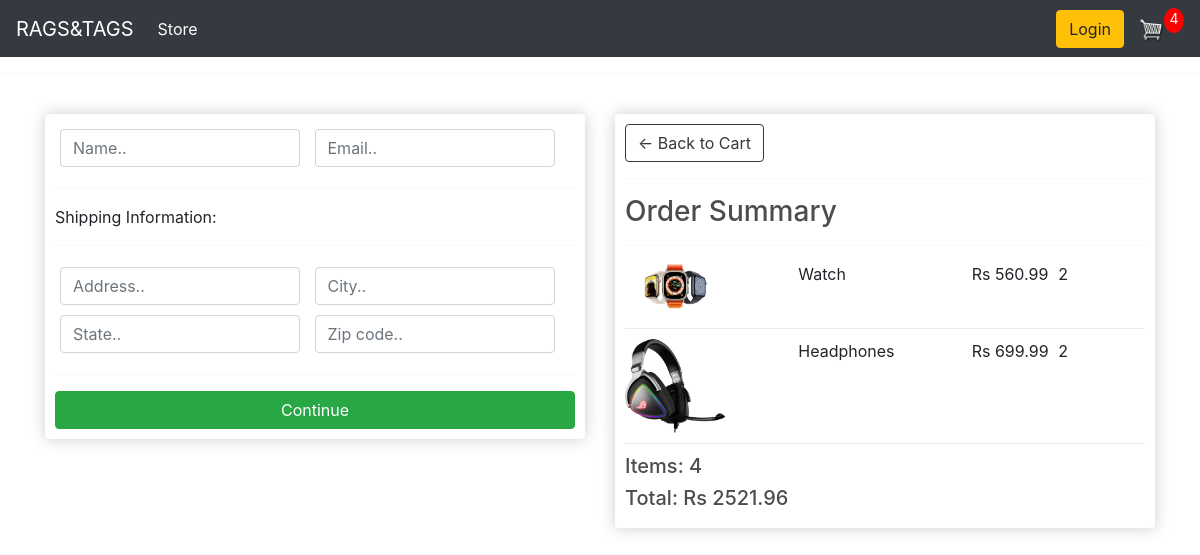
The app's page /checkout (signed in), older data.
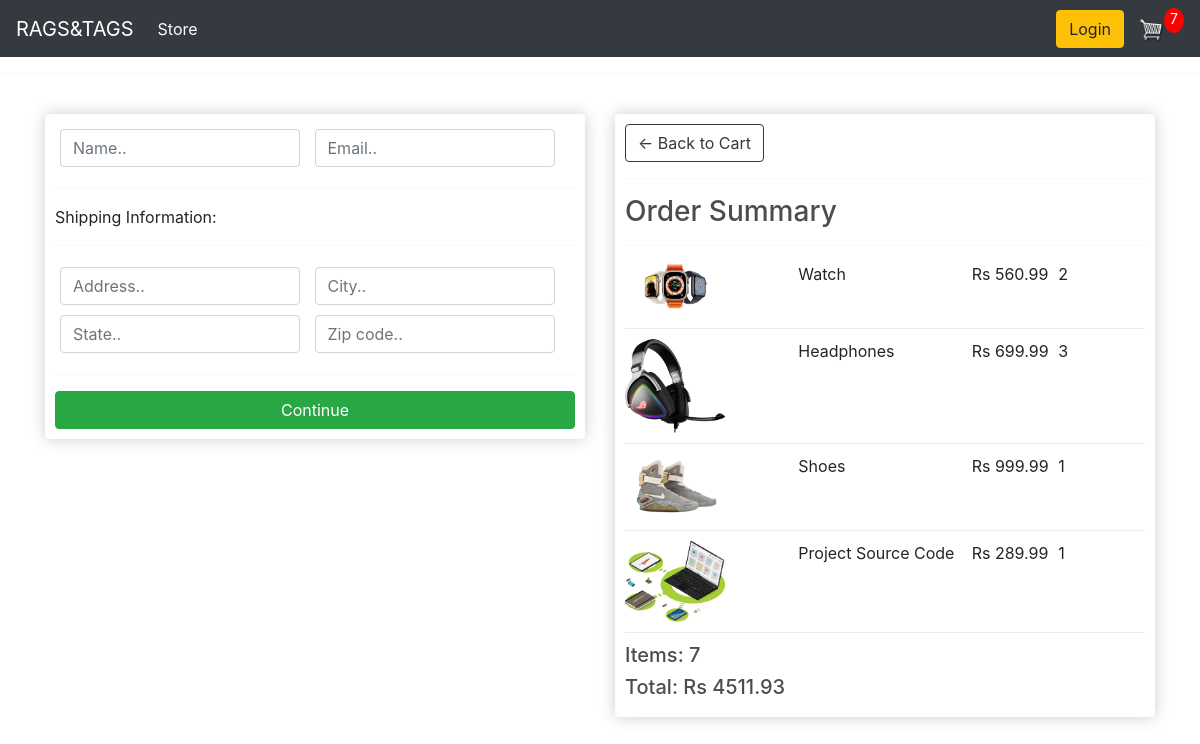
The same page, newer data.
### ecomapp/models.py (models this page shows, shortened)
class OrderItem(models.Model):
    product = models.ForeignKey(Product, on_delete=models.SET_NULL, null=True)
    order = models.ForeignKey(Order, on_delete=models.SET_NULL, null=True )
    quantity = models.IntegerField(default=0, null=True, blank=True)
    date_added = models.DateTimeField(auto_now_add=True)
    @property
    def get_total(self):
        total = self.product.price * self.quantity
        return total

class Product(models.Model):
    name = models.CharField(max_length=200)
    price = models.FloatField()
    digital = models.BooleanField(default=False, null=True, blank=True)
    image = models.ImageField(null=True, blank=True)
    @property
    def imageURL(self):
        try:
            url = self.image.url
        except:
            url = ''
        return url

class Order(models.Model):
    customer = models.ForeignKey(Customer, on_delete=models.SET_NULL, null=True, blank=True)
    date_ordered = models.DateTimeField(auto_now_add=True)
    complete = models.BooleanField(default=False)
    transaction_id = models.CharField(max_length=100, null=True)
    @property
    def get_cart_total(self):
        orderitems = self.orderitem_set.all()
        total = sum([item.get_total for item in orderitems])
        return total
    @property
    def get_cart_items(self):
        orderitems = self.orderitem_set.all()
        total = sum([item.quantity for item in orderitems])
        return total

### ecomapp/views.py (the view)
# urls.py: path('checkout',views.checkout,name="checkout"),
def checkout(request):
    if request.user.is_authenticated:
        customer = request.user.customer
        order, created = Order.objects.get_or_create(customer=customer, complete=False)
        items = order.orderitem_set.all()
        cartItems = order.get_cart_items
    else:
        items = []
        order = {'get_cart_total':0, 'get_cart_items':0}
        cartItems = order['get_cart_items']
    context = {'items':items, 'order':order, 'cartItems':cartItems}
    return render(request,'checkout.html',context)

### templates/checkout.html (shortened to what this page needs)
{% extends 'main.html' %}
{% load static %}
{% block content %}
<div class="row">
  <div class="col-lg-6">
    <div class="box-element" id="form-wrapper">
            <form id="form">
                <div id="user-info">
                    <div class="form-field">
                        <input required class="form-control" type="text" name="name" placeholder="Name..">
                    </div>
                    <div class="form-field">
                        <input required class="form-control" type="email" name="email" placeholder="Email..">
                    </div>
                </div>
                <div id="shipping-info">
                    <hr>
                    <p>Shipping Information:</p>
                    <hr>
                    <div class="form-field">
                        <input class="form-control" type="text" name="address" placeholder="Address..">
                    </div>
                    <div class="form-field">
                        <input class="form-control" type="text" name="city" placeholder="City..">
                    </div>
                    <div class="form-field">
                        <input class="form-control" type="text" name="state" placeholder="State..">
                    </div>
                    <div class="form-field">
                        <input class="form-control" type="text" name="zipcode" placeholder="Zip code..">
                    </div>
                </div>
                <hr>
                <input id="form-button" class="btn btn-success btn-block" type="submit" value="Continue">
            </form>
    </div>
        <br>
  </div>
  <div class="col-lg-6">
    <div class="box-element">
            <a  class="btn btn-outline-dark" href="{% url 'cart' %}">&#x2190; Back to Cart</a>
            <hr>
            <h3>Order Summary</h3>
            <hr>
            {% for item in items %}
            <div class="cart-row">
                <div style="flex:2"><img class="row-image" src="{{item.product.imageURL}}"></div>
                <div style="flex:2"><p>{{item.product.name}}</p></div>
                <div style="flex:1"><p>Rs {{item.product.price|floatformat:2}}</p></div>
                <div style="flex:1"><p>{{item.quantity}}</p></div>
            </div>
            {% endfor %}
            <h5>Items:   {{order.get_cart_items}}</h5>
            <h5>Total:   Rs {{order.get_cart_total|floatformat:2}}</h5>
        </div>
  </div>
</div>
{% endblock content %}

Row changes from the older to the newer data that the page shows:
changed OrderItem "Headphones": quantity "2" → "3"
added OrderItem: product.imageURL (picture), product.name "Shoes", product.price "999.99", quantity "1"
added OrderItem: product.imageURL (picture), product.name "Project Source Code", product.price "289.99", quantity "1"
computed for Order: get_cart_items "4" → "7"; get_cart_total "2521.96" → "4511.93"
Text that changed along with them:
{{ cartItems }}: "4" → "7"
